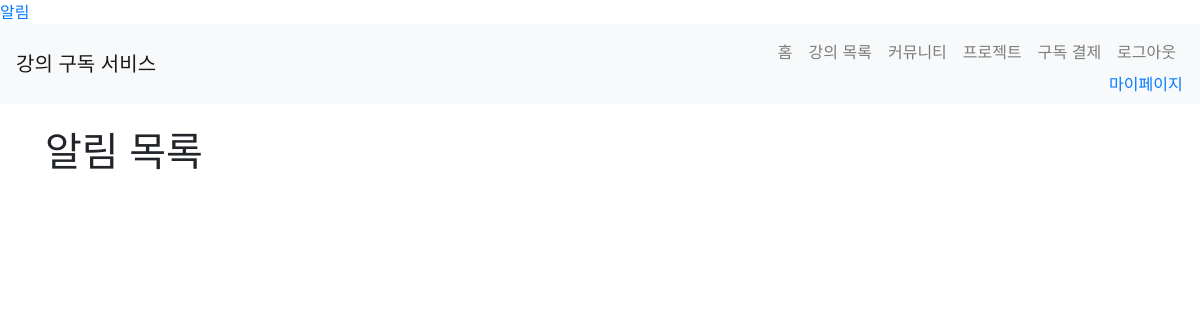
Before: /notification/ (signed in) with the older database file.
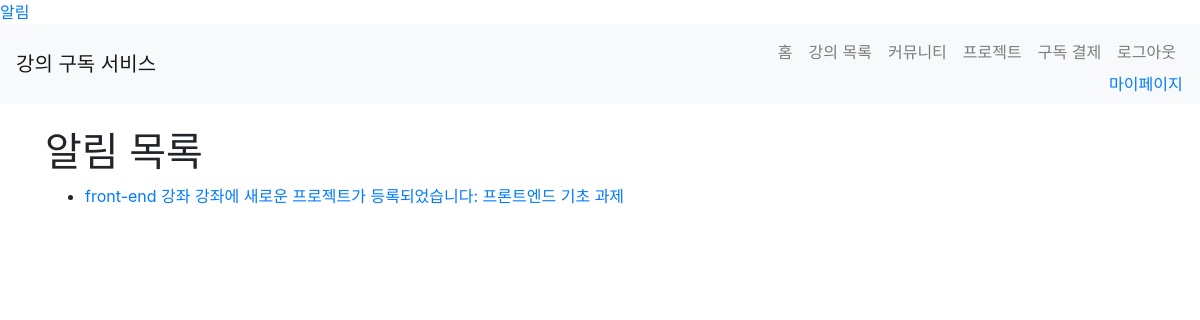
After: the same page with the newer database file.
### app/models.py (models this page shows)
class Notification(db.Model):
    id = db.Column(db.Integer, primary_key=True)
    user_id = db.Column(db.Integer, db.ForeignKey('user.id'), nullable=False)
    message = db.Column(db.String(255), nullable=False)
    created_at = db.Column(db.DateTime, default=datetime.utcnow)
    read = db.Column(db.Boolean, default=False)
    user = db.relationship('User', back_populates='notifications')

### app/views/notification.py (the view)
@bp.route('/')
@login_required
def index():
    notifications = Notification.query.filter_by(user=current_user).order_by(Notification.created_at.desc()).all()
    return render_template('notification/index.html', notifications=notifications)

### app/__init__.py (called while the page is built)
@login_manager.user_loader
def load_user(user_id):
    if user_id is not None:
        return User.query.get(int(user_id))
    return None

### app/models.py (called while the page is built)
    def is_teacher(self):
        return self.role == 'teacher'

### app/templates/notification/index.html
{% extends 'base.html' %}
{% block content %}
  <h1>알림 목록</h1>
  <ul>
    {% for notification in notifications %}
      <li class="{% if not notification.read %}unread{% endif %}">
        <a href="{{ url_for('notification.read', notification_id=notification.id) }}">
          {{ notification.message }}
        </a>
      </li>
    {% endfor %}
  </ul>
{% endblock %}

Changed rows visible on the page:
added Notification: message "front-end 강좌 강좌에 새로운 프로젝트가 등록되었습니다: 프론트엔드 기초 과제"
